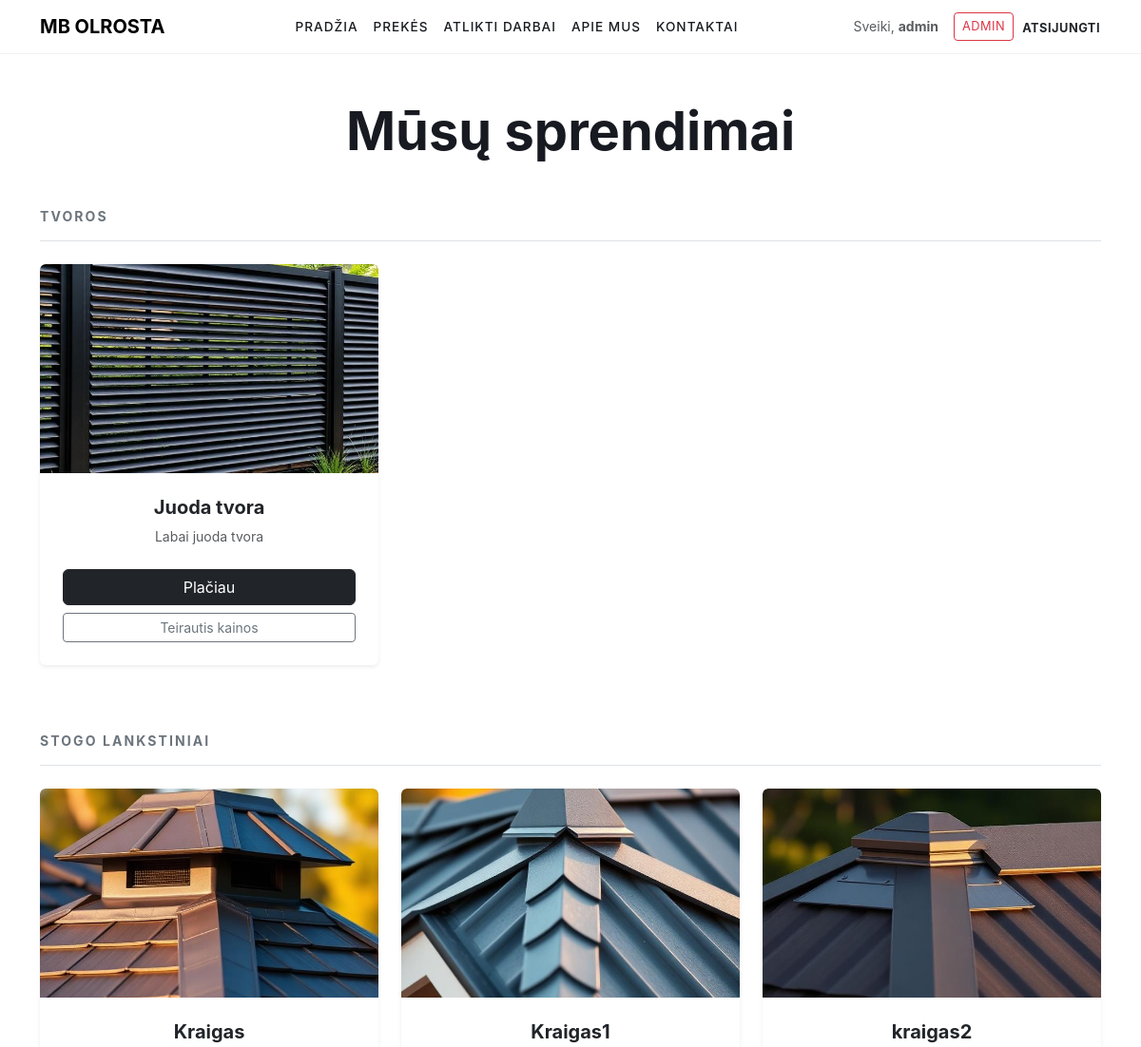
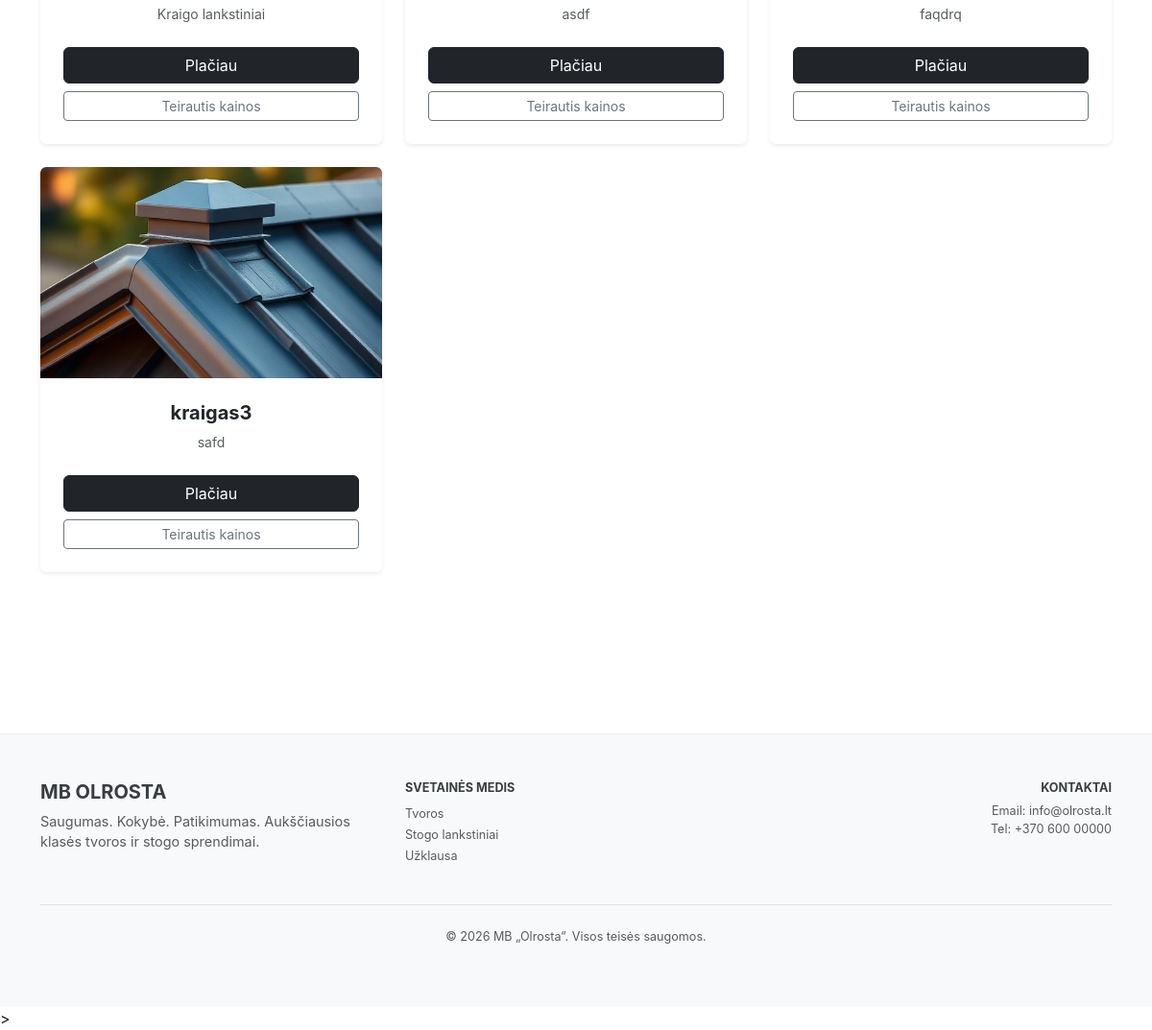
The page /prekes/ (signed in) on the database its author committed (2 pictures, top to bottom).
### shop/models.py (models this page shows, shortened)
class Category(models.Model):
    name = models.CharField(max_length=100)
    slug = models.SlugField(unique=True)

class Product(models.Model):
    category = models.ForeignKey(Category, on_delete=models.CASCADE, related_name='products')
    name = models.CharField(max_length=200)
    description = models.TextField()
    image = models.ImageField(upload_to='products/')
    created_at = models.DateTimeField(auto_now_add=True)

### shop/views.py (the view)
# urls.py: path('prekes/', views.product_list, name='products'), # Pataisyta į product_list pagal tavo views.py
def product_list(request):
    categories = Category.objects.prefetch_related('products').all()
    return render(request, 'products.html', {'categories': categories})

### templates/products.html (shortened to what this page needs)
{% extends 'base.html' %}
{% load static %}
{% block content %}
<div class="container py-5">
    <h1 class="text-center mb-5 display-4 fw-bold">Mūsų sprendimai</h1>
    {% for category in categories %}
    <div class="category-section mb-5 fade-in">
        <h2 class="border-bottom pb-3 fw-bold text-uppercase small tracking-wider text-secondary">{{ category.name }}</h2>
        <div class="row mt-4">
            {% for product in category.products.all %}
            <div class="col-md-4 mb-4">
                <div class="card h-100 shadow-sm border-0 bg-white overflow-hidden">
                    {% if product.image %}
                        <img src="{{ product.image.url }}" class="card-img-top" style="height: 220px; object-fit: cover;" alt="{{ product.name }}">
                    {% else %}
                        <div style="height: 220px; background-color: #f8f9fa; display: flex; align-items: center; justify-content: center; color: #adb5bd;">
                            <span class="small">Nuotrauka ruošiama</span>
                        </div>
                    {% endif %}
                    <div class="card-body text-center d-flex flex-column p-4">
                        <h5 class="fw-bold mb-2">{{ product.name }}</h5>
                        <p class="text-muted small mb-4">{{ product.description|truncatewords:12 }}</p>
                        <div class="mt-auto d-grid gap-2">
                            <a href="{% url 'product_detail' product.pk %}" class="btn btn-dark">Plačiau</a>
                            <a href="{% url 'contact' %}?interest={{ product.name }}" class="btn btn-outline-secondary btn-sm">Teirautis kainos</a>
                        </div>
                    </div>
                </div>
            </div>
            {% empty %}
                <div class="col-12 text-muted italic">Šioje kategorijoje prekių kol kas nėra.</div>
            {% endfor %}
        </div>
    </div>
    {% endfor %}
</div>
{% endblock %}

### templates/base.html (shortened to what this page needs)
{% load static %}
<!DOCTYPE html>
<html lang="lt">
<head>
    <link href="https://cdn.jsdelivr.net/npm/bootstrap@5.3.0/dist/css/bootstrap.min.css" rel="stylesheet">
    <link rel="stylesheet" href="{% static 'css/style.css' %}">
</head>
<body>
<nav class="navbar navbar-expand-lg sticky-top">
    <div class="container">
        <a class="navbar-brand fw-bold" href="{% url 'home' %}">MB OLROSTA</a>
        <div class="collapse navbar-collapse" id="navbarNav">
            <ul class="navbar-nav mx-auto">
                <li class="nav-item"><a class="nav-link" href="{% url 'home' %}">Pradžia</a></li>
                <li class="nav-item"><a class="nav-link" href="{% url 'products' %}">Prekės</a></li>
                <li class="nav-item"><a class="nav-link" href="{% url 'projects' %}">Atlikti darbai</a></li>
                <li class="nav-item"><a class="nav-link" href="{% url 'about' %}">Apie mus</a></li>
                <li class="nav-item"><a class="nav-link" href="{% url 'contact' %}">Kontaktai</a></li>
            </ul>
            <div class="auth-buttons d-flex align-items-center">
                {% if user.is_authenticated %}
                    <span class="me-3 text-muted small">Sveiki, <strong>{{ user.username }}</strong></span>
                    {% if user.is_staff %}
                        <a href="/admin/" class="btn btn-outline-danger btn-sm me-2 py-1">Admin</a>
                    {% endif %}
                    <form action="{% url 'logout' %}" method="post" class="d-inline">
                        <button type="submit" class="btn btn-link text-dark text-decoration-none p-0 small fw-bold">Atsijungti</button>
                    </form>
                {% else %}
                    <a href="{% url 'login' %}" class="btn btn-link text-dark text-decoration-none me-3 small fw-bold">Prisijungti</a>
                    <a href="{% url 'register' %}" class="btn btn-dark btn-sm px-3 py-2 rounded-pill">Registracija</a>
                {% endif %}
            </div>
        </div>
    </div>
</nav>
{% block content %}
{% endblock %}
<footer class="py-5 mt-5 bg-light">
    <div class="container">
        <div class="row">
            <div class="col-md-4">
                <h5 class="fw-bold">MB OLROSTA</h5>
                <p class="text-muted">Saugumas. Kokybė. Patikimumas. Aukščiausios klasės tvoros ir stogo sprendimai.</p>
            </div>
            <div class="col-md-4">
                <h6 class="fw-bold text-uppercase small">Svetainės medis</h6>
                <ul class="list-unstyled">
                    <li><a href="{% url 'products' %}" class="text-decoration-none text-muted small">Tvoros</a></li>
                    <li><a href="{% url 'products' %}" class="text-decoration-none text-muted small">Stogo lankstiniai</a></li>
                    <li><a href="{% url 'contact' %}" class="text-decoration-none text-muted small">Užklausa</a></li>
                </ul>
            </div>
            <div class="col-md-4 text-md-end">
                <h6 class="fw-bold text-uppercase small">Kontaktai</h6>
                <p class="text-muted small">Email: info@olrosta.lt<br>Tel: +370 600 00000</p>
            </div>
        </div>
        <div class="text-center mt-4 pt-4 border-top">
            <p class="text-muted small">&copy; 2026 MB „Olrosta“. Visos teisės saugomos.</p>
        </div>
    </div>
</footer>
</body>
</html>>

### static/css/style.css (style rules this page uses)
:root { --tesla-black: #171a20; --tesla-gray: #393c41; --tesla-white: #ffffff; }
body { font-family: 'Universal Sans', -apple-system, BlinkMacSystemFont, "Segoe UI", Roboto, sans-serif; color: var(--tesla-black); margin: 0; }
.card { border: none; transition: transform 0.3s; }
footer { background: var(--tesla-white); padding: 50px 0; border-top: 1px solid #eee; font-size: 0.9rem; }

### templates/base.html (style rules this page uses)
.navbar { background: rgba(255,255,255,0.9); backdrop-filter: blur(10px); border-bottom: 1px solid rgba(0,0,0,0.05); }
.nav-link { color: #171a20 !important; font-weight: 500; text-transform: uppercase; font-size: 0.85rem; letter-spacing: 1px; }
footer { border-top: 1px solid #eee; color: #393c41; }
.auth-buttons .btn { font-size: 0.8rem; text-transform: uppercase; letter-spacing: 0.5px; }

### templates/products.html (style rules this page uses)
.tracking-wider { letter-spacing: 0.15em; }
.fade-in { animation: fadeIn 0.8s ease-in; }

### rows shown on the page
Category: name "TVOROS"
Product: image (picture), name "Juoda tvora", description "Labai juoda tvora"
Category: name "STOGO LANKSTINIAI"
Product: image (picture), name "Kraigas", description "Kraigo lankstiniai"
Product: image (picture), name "Kraigas1", description "asdf"
Product: image (picture), name "kraigas2", description "faqdrq"
Product: image (picture), name "kraigas3", description "safd"

### other values the page prints
{{ user.username }} "admin"
